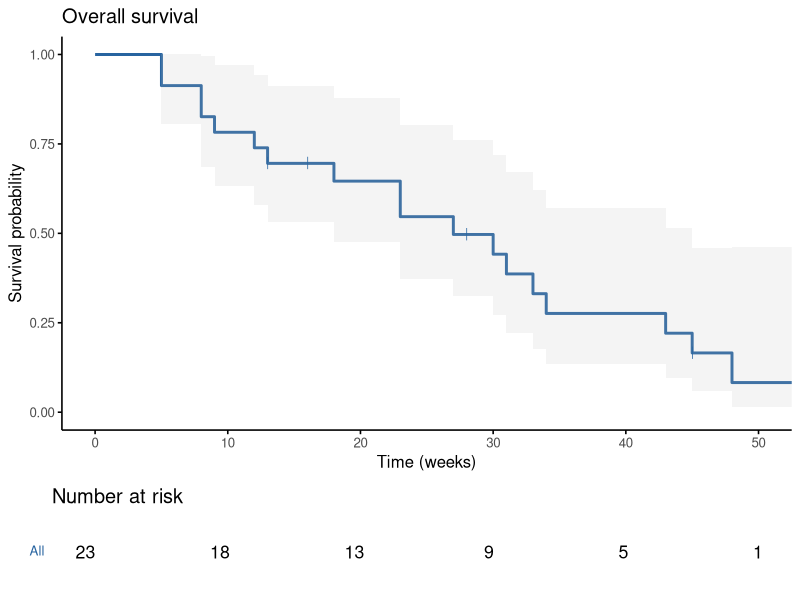
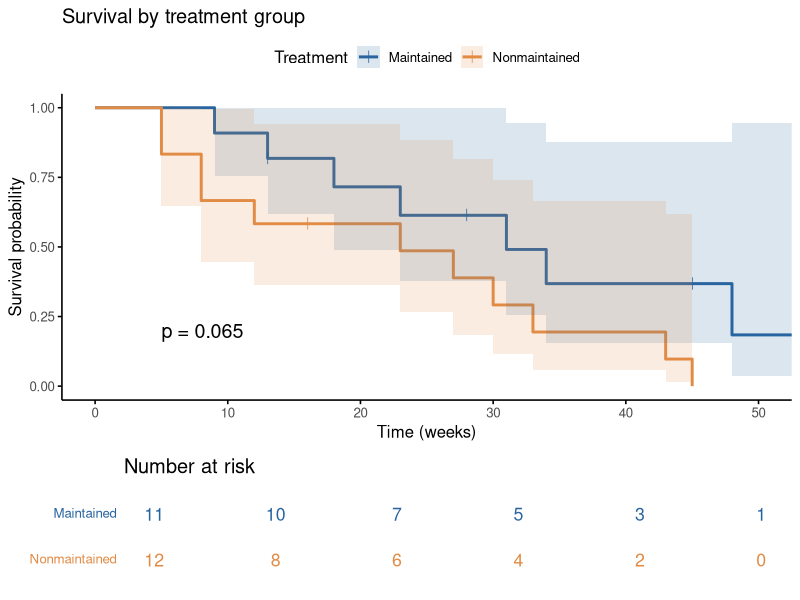
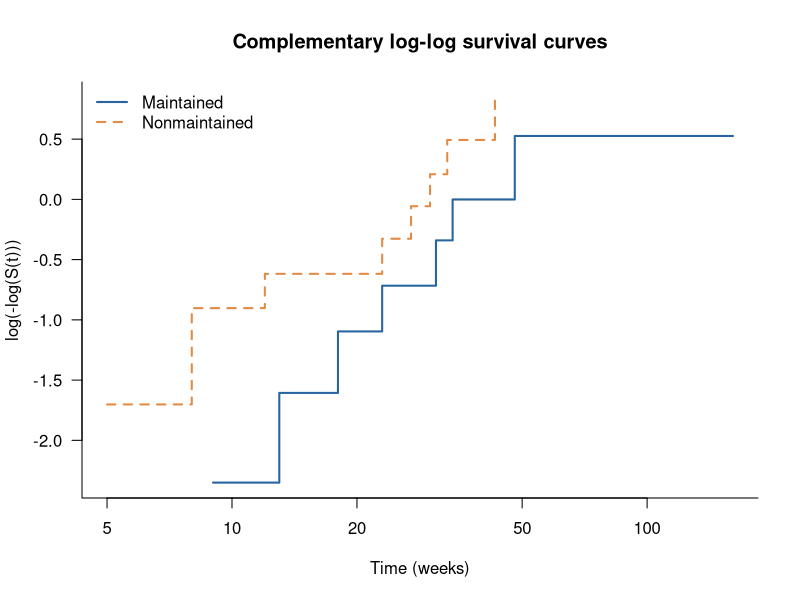
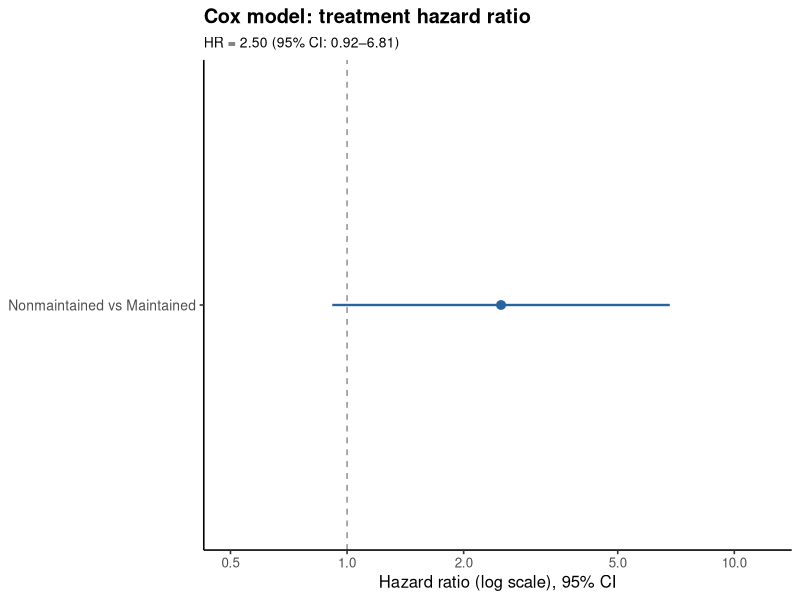
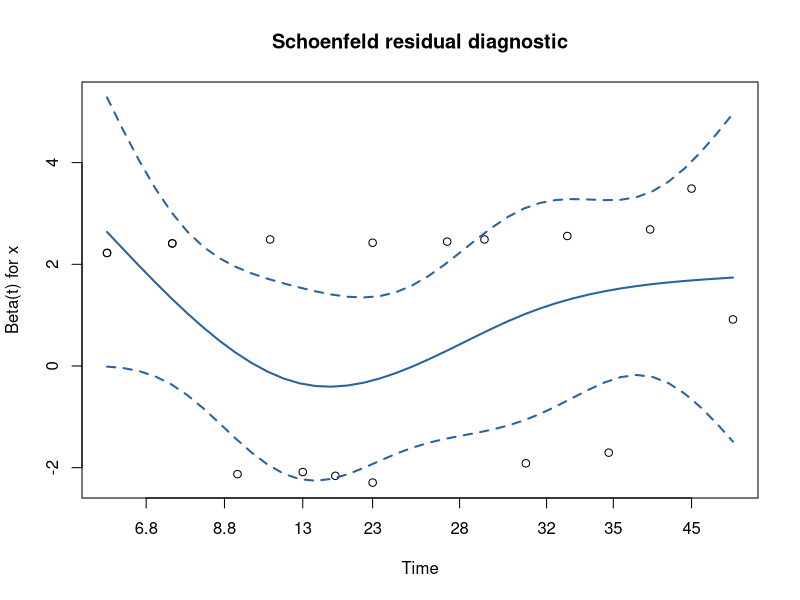

Source code (R) for these figures, in order:
# SURVIVAL ANALYSIS OF LEUKEMIA PATIENTS
# Comparison of maintenance and non-maintenance chemotherapy
library(survival)
library(ggplot2)
library(survminer)

# DATASET
# time: follow-up time in weeks
# status: 1 = event (death), 0 = right-censored
# x: Maintained / Nonmaintained chemotherapy
# Objective: describe survival and compare the two treatment groups.
leukemia = survival::aml

head(leukemia)
dim(leukemia)
str(leukemia)
summary(leukemia)
colSums(is.na(leukemia))

# Set the treatment reference group explicitly.
leukemia$x = factor(leukemia$x, levels = c("Maintained", "Nonmaintained"))

# GRAPHIC SETTINGS
# Same palette and minimal theme for all final plots.
colors = c("Maintained" = "#2864A0", "Nonmaintained" = "#E18B45")
theme_set(theme_classic(base_size = 12))

# UNIVARIATE EXPLORATORY ANALYSIS
Surv(leukemia$time, leukemia$status)

# Events and censored observations.
table(leukemia$status)
prop.table(table(leukemia$status))

# Patients by treatment.
table(leukemia$x)
prop.table(table(leukemia$x))

# Summary of follow-up times by treatment (not median survival).
aggregate(time ~ x, data = leukemia, FUN = summary)

# Overall Kaplan-Meier estimation: S(t) = P(T > t).
fit0 = survfit(Surv(time, status) ~ 1, data = leukemia)
fit0
summary(fit0)
quantile(fit0)

plot0 = ggsurvplot(fit0, data = leukemia,
                   conf.int = TRUE, conf.int.alpha = 0.16,
                   risk.table = TRUE, risk.table.height = 0.20,
                   censor = TRUE, censor.shape = 124, censor.size = 3,
                   palette = "#2864A0", legend = "none",
                   xlim = c(0, 50), break.time.by = 10,
                   xlab = "Time (weeks)",
                   ylab = "Survival probability",
                   title = "Overall survival",
                   ggtheme = theme_classic(base_size = 12),
                   tables.theme = theme_cleantable())
print(plot0)

# BIVARIATE ANALYSIS
# Event counts by group; follow-up time is ignored in this table.
table(leukemia$status, leukemia$x)

# Descriptive table by group (patients, events, censored).
table_treatment = table(leukemia$x, leukemia$status)
colnames(table_treatment) = c("Censored", "Events")
table_treatment

# Fisher test is supplementary only, not a survival comparison.
fisher.test(table(leukemia$status, leukemia$x))

# Kaplan-Meier estimation by treatment.
fit1 = survfit(Surv(time, status) ~ x, data = leukemia)
fit1
summary(fit1)

# Estimated survival at 12 and 24 weeks; use confidence intervals.
summary(fit1, times = c(12, 24), extend = FALSE)

# Kaplan-Meier curves: confidence bands, censoring marks and risk table.
plot1 = ggsurvplot(fit1, data = leukemia,
                   conf.int = TRUE, conf.int.alpha = 0.16,
                   risk.table = TRUE, risk.table.height = 0.25,
                   risk.table.col = "strata",
                   pval = TRUE, pval.coord = c(5, 0.20),
                   censor = TRUE, censor.shape = 124, censor.size = 3,
                   palette = unname(colors), legend = "top",
                   xlim = c(0, 50), break.time.by = 10,
                   xlab = "Time (weeks)",
                   ylab = "Survival probability",
                   title = "Survival by treatment group",
                   legend.title = "Treatment",
                   legend.labs = levels(leukemia$x),
                   ggtheme = theme_classic(base_size = 12),
                   tables.theme = theme_cleantable())
print(plot1)

# Complementary log-log curves: an exploratory PH diagnostic.
# Their appearance alone does not establish proportional hazards.
plot(fit1, fun = "cloglog", col = unname(colors), lty = 1:2, lwd = 2,
     xlab = "Time (weeks)", ylab = "log(-log(S(t)))", 
     main = "Complementary log-log survival curves", las = 1, bty = "l")

legend("topleft", legend = levels(leukemia$x), col = unname(colors), 
       lty = 1:2, lwd = 2, bty = "n")

# LOG-RANK TEST
# H0: no difference between survival curves.
logrank = survdiff(Surv(time, status) ~ x, data = leukemia)
logrank
pvalue_logrank = pchisq(logrank$chisq, df = length(logrank$n) - 1, lower.tail = F)
pvalue_logrank

# COX PROPORTIONAL HAZARDS MODEL
# h(t | x) = h0(t) * exp(beta*x)
# HR is Nonmaintained vs Maintained.
levels(leukemia$x)
mod = coxph(Surv(time, status) ~ x, data = leukemia)
mod
summary(mod)

# Hazard ratio and 95% confidence interval.
exp(coef(mod))
exp(confint(mod))

# Simple forest plot for the single treatment coefficient.
hr = exp(coef(mod))
hr_ci = exp(confint(mod))

hr_data = data.frame(treatment = "Nonmaintained vs Maintained",
  HR = as.numeric(hr), lower = hr_ci[1, 1], upper = hr_ci[1, 2])

# Label with hazard ratio and confidence interval.
hr_data$label = sprintf("HR = %.2f (95%% CI: %.2f–%.2f)",
                        hr_data$HR, hr_data$lower, hr_data$upper)

plot_hr = ggplot(hr_data, aes(x = treatment, y = HR)) +
  geom_hline(yintercept = 1, linetype = "dashed", color = "grey55") +
  geom_pointrange(aes(ymin = lower, ymax = upper), color = "#2864A0", 
                  linewidth = 0.8) +
  coord_flip() +
  scale_y_log10(limits = c(0.5, 12), breaks = c(0.5, 1, 2, 5, 10)) +
  labs(title = "Cox model: treatment hazard ratio", subtitle = hr_data$label,
       x = NULL, y = "Hazard ratio (log scale), 95% CI") +
  theme_classic(base_size = 12) + 
  theme(plot.title = element_text(face = "bold"),
        plot.subtitle = element_text(size = 10),
        axis.text.y = element_text(size = 10))
print(plot_hr)

# PROPORTIONAL HAZARDS ASSUMPTION
# Schoenfeld residual test (H0: proportional hazards).
ph_test = cox.zph(mod)
ph_test
plot(ph_test, col = "#2864A0", lwd = 2,
     main = "Schoenfeld residual diagnostic")

# CONCLUSIONS
# The analysis included 23 patients, with 18 observed deaths and 
# 5 censored observations.
# Overall median survival was 27 weeks (95% CI: 18-45 weeks).
# Median survival was 31 weeks in the Maintained group and
# 23 weeks in the Nonmaintained group.
# The log-rank test did not detect a statistically significant
# difference between the two survival curves (p = 0.0653).
# The Cox model estimated a higher hazard of death in the
# Nonmaintained group compared with the Maintained group
# (HR = 2.50, 95% CI: 0.92-6.81, Wald p = 0.0737).
# The proportional hazards test did not provide evidence against
# the PH assumption (p = 0.93).
# Although the results suggest a potential survival benefit
# associated with maintenance chemotherapy, the differences
# were not statistically significant at the 5% level.
# Results should be interpreted cautiously due to the small
# sample size, wide confidence intervals and limited statistical power.
# No causal conclusions or treatment equivalence can be established.
